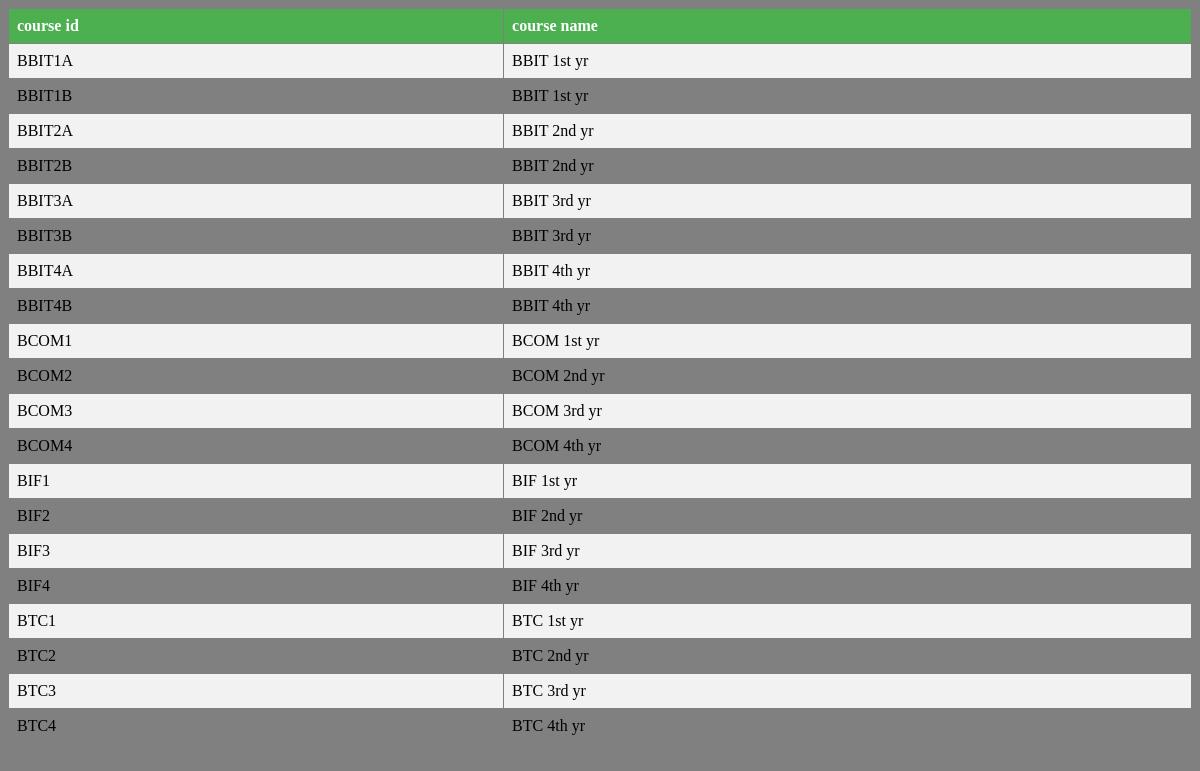
The page /displays/coursesdisplay.php on the database its author committed.
### tables this page shows
CREATE TABLE `courses` (
  `course_id` varchar(45) NOT NULL,
  `course_name` varchar(45) NOT NULL,
  PRIMARY KEY (`course_id`)
);

### displays/coursesdisplay.php (the view, shortened to what this page needs)
<html>
<head>
<link rel="stylesheet" type="text/css" href="../css/mystyles.css">
</head>
<body class="mainpage">
 <?PHP
include "../connection.php";
$SQL="SELECT * FROM courses";
$result=mysqli_query($db_handle,$SQL);
print "<table border=\"1\">";
print "<tr>
<th>course id</th>
<th>course name</th>
</tr>
";
while($db_field=mysqli_fetch_assoc($result)){
	print "<tr>";
	print "<td>".$db_field['course_id']."</td>";
	print "<td>".$db_field['course_name']."</td>";
	print "</tr>";
	}
	print "</table>";
?>
</body>
</html>

### css/mystyles.css (style rules this page uses)
.mainpage { background-color: gray; }
table { border-collapse: collapse; width: 100%; }
th, td { text-align: left; padding: 8px; }
tr:nth-child(even) { background-color: #f2f2f2 }
th { background-color: #4CAF50; color: white; }

### rows shown on the page
courses: course_id "BBIT1A", course_name "BBIT 1st yr"
courses: course_id "BBIT1B", course_name "BBIT 1st yr"
courses: course_id "BBIT2A", course_name "BBIT 2nd yr"
courses: course_id "BBIT2B", course_name "BBIT 2nd yr"
courses: course_id "BBIT3A", course_name "BBIT 3rd yr"
courses: course_id "BBIT3B", course_name "BBIT 3rd yr"
courses: course_id "BBIT4A", course_name "BBIT 4th yr"
courses: course_id "BBIT4B", course_name "BBIT 4th yr"
courses: course_id "BCOM1", course_name "BCOM 1st yr"
courses: course_id "BCOM2", course_name "BCOM 2nd yr"
courses: course_id "BCOM3", course_name "BCOM 3rd yr"
courses: course_id "BCOM4", course_name "BCOM 4th yr"
courses: course_id "BIF1", course_name "BIF 1st yr"
courses: course_id "BIF2", course_name "BIF 2nd yr"
courses: course_id "BIF3", course_name "BIF 3rd yr"
courses: course_id "BIF4", course_name "BIF 4th yr"
courses: course_id "BTC1", course_name "BTC 1st yr"
courses: course_id "BTC2", course_name "BTC 2nd yr"
courses: course_id "BTC3", course_name "BTC 3rd yr"
courses: course_id "BTC4", course_name "BTC 4th yr"
